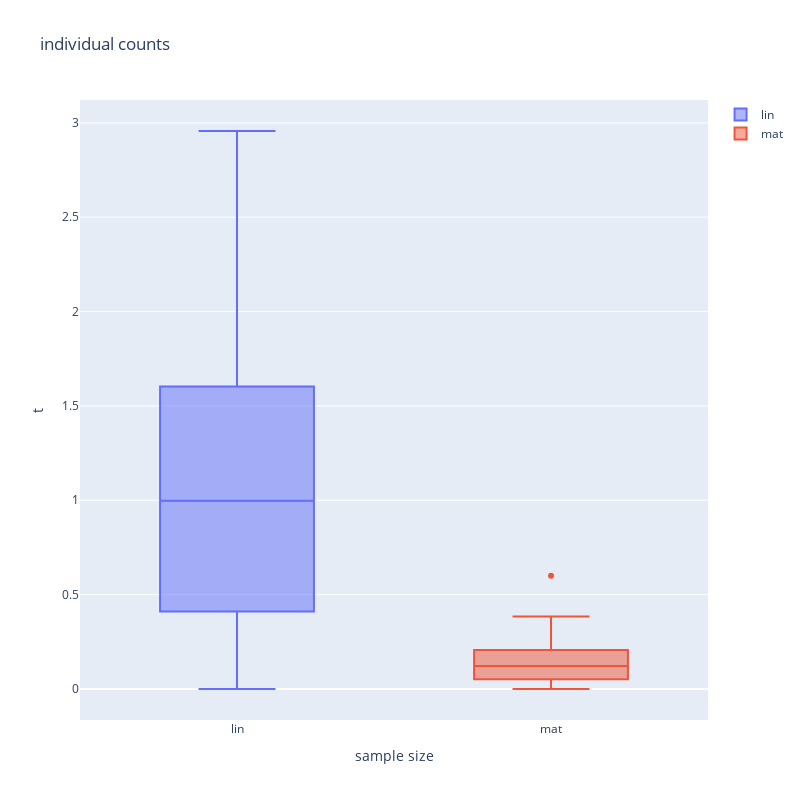

Notebook code cell kept with this figure:
### Code cell
fig= [go.Box(
    y= [x[method] for x in Size_estimates],
    name= method
) for method in ['lin','mat']]

layout= go.Layout(
    title= 'individual counts',
    xaxis= dict(title= 'sample size'),
    yaxis= dict(title= 't'),
    height= 800,
    width= 800
)

Figure= go.Figure(data= fig,layout= layout)
iplot(Figure)

### Figure 1 — Plotly figure (JSON) as saved in the notebook; plotly's stock layout.template omitted (floating-point values rounded to 4 significant figures; data arrays with more than 128 entries replaced by an {"elided": "..."} marker saying what was removed)
{"data": [{"name": "lin", "type": "box", "y": {"elided": "300 float values"}}, {"name": "mat", "type": "box", "y": {"elided": "300 float values"}}], "layout": {"height": 800, "title": {"text": "individual counts"}, "width": 800, "xaxis": {"title": {"text": "sample size"}}, "yaxis": {"title": {"text": "t"}}}}
